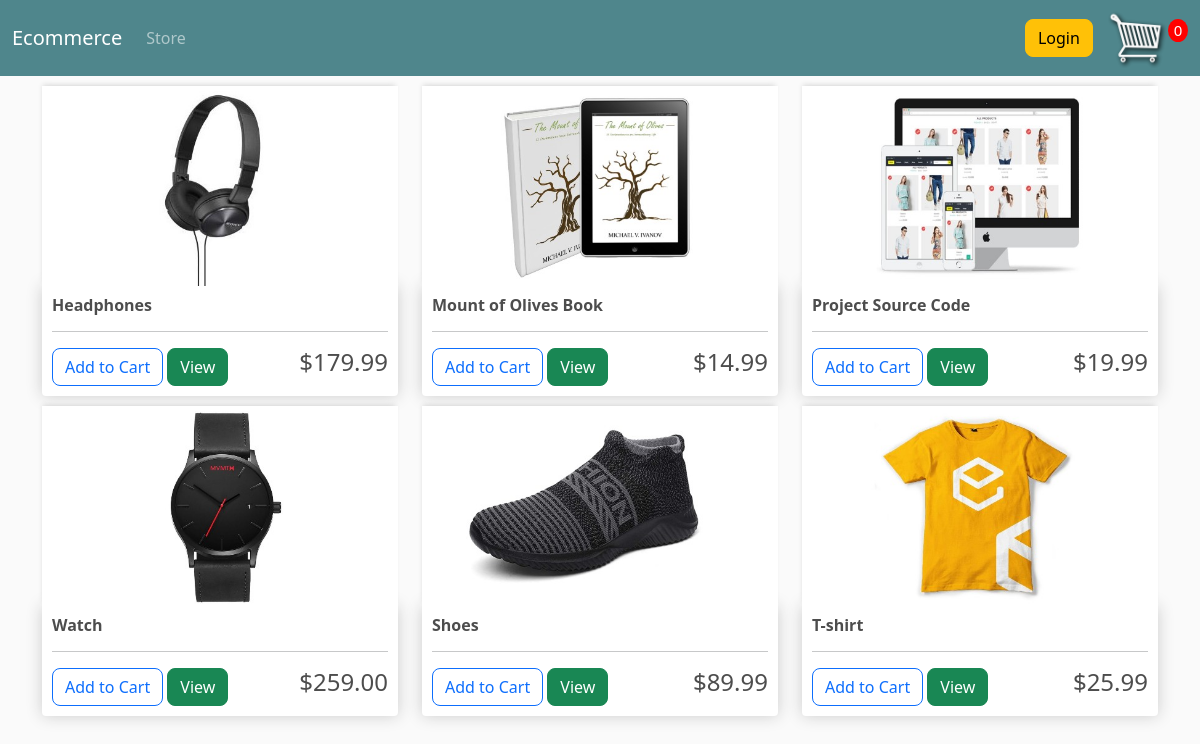
The page / on the database its author committed.
### store/models.py (models this page shows, shortened)
class Product(models.Model):
    name = models.CharField(max_length=200)
    price = models.FloatField()
    digital = models.BooleanField(default=False, null=True, blank=True)
    image = models.ImageField(null=True, blank=True)
    @property
    def imageURL(self):
        try:
            url = self.image.url
        except:
            url = ''
        return url

### store/views.py (the view)
# urls.py: path('', include('store.urls'))
def store(request):
    products = Product.objects.all()
    context = {'products': products}
    return render(request, 'store/store.html', context)

### store/templates/store/store.html
<!DOCTYPE html>
{% extends 'store/main.html' %} {% load static %} {% block content %}
<div class="row">
  {% for product in products %}
  <div class="col-lg-4">
    <img class="thumbnail" src="{{ product.imageURL }}" />
    <div class="box-element product">
      <h6><strong>{{product.name}}</strong></h6>
      <hr />
      <button type="button" class="btn btn-outline-primary add-btn">
        Add to Cart
      </button>
      <a class="btn btn-success" href="#">View</a>
      <h4 style="display: inline-block; float: right">
        ${{product.price | floatformat:2}}
      </h4>
    </div>
  </div>
  {% endfor %}
</div>
{% endblock content %}

### store/templates/store/main.html (shortened to what this page needs)
<!DOCTYPE html>
{% load static %}
<html lang="en">
  <head>
    <link
      href="https://cdn.jsdelivr.net/npm/bootstrap@5.0.1/dist/css/bootstrap.min.css"
      rel="stylesheet"
    />
    <link rel="stylesheet" type="text/css" href="{% static 'css/main.css' %}" />
  </head>
  <body>
    <nav class="navbar navbar-expand-lg navbar-dark bg-dark">
      <div class="container-fluid">
        <a class="navbar-brand" href="{% url 'store' %}">Ecommerce</a>
        <div class="collapse navbar-collapse" id="navbarTogglerDemo02">
          <ul class="navbar-nav me-auto mb-2 mb-lg-0">
            <li class="nav-item">
              <a class="nav-link" href="{% url 'store' %}">Store</a>
            </li>
          </ul>
          <div class="form-inline my-2 my-lg-0">
            <a href="#" class="btn btn-warning">Login</a>
            <a href="{% url 'cart' %}" class="{% url 'cart' %}">
              <img
                id="cart-icon"
                src="{% static 'images/cart.png' %} "
                alt="broken link to cart image"
              />
            </a>
          </div>
          <p id="cart-total">0</p>
        </div>
      </div>
    </nav>
    <div class="container">{% block content %} {% endblock content %}</div>
  </body>
</html>

### static/css/main.css (style rules this page uses)
body { background-color: hsl(0, 0%, 98%); }
h1, h2, h3, h4, h5, h6 { color: hsl(0, 0%, 30%); }
.box-element { box-shadow: hsl(0, 0%, 80%) 0 0 16px; background-color: #fff; border-radius: 4px; padding: 10px; }
.thumbnail { width: 100%; height: 200px; -webkit-box-shadow: -1px -3px 5px -2px rgba(214, 214, 214, 1); -moz-box-shadow: -1px -3px 5px -2px rgba(214, 214, 214, 1); box-shadow: -1px -3px 5px -2px rgba(214, 214, 214, 1); }
.product { border-radius: 0 0 4px 4px; }
.bg-dark { background-color: #4f868c !important; }
#cart-icon { width: 60px; display: inline-block; margin-left: 10px; }
#cart-total { display: block; text-align: center; color: #fff; background-color: red; width: 20px; height: 23px; border-radius: 70%; font-size: 15px; margin-left: 1px; }
.col-lg-4, .col-lg-6, .col-lg-8, .col-lg-12 { margin-top: 10px; }
.btn { border-radius: 8px; }

### rows shown on the page
Product: imageURL (picture), name "Headphones", price "179.99"
Product: imageURL (picture), name "Mount of Olives Book", price "14.99"
Product: imageURL (picture), name "Project Source Code", price "19.99"
Product: imageURL (picture), name "Watch", price "259.00"
Product: imageURL (picture), name "Shoes", price "89.99"
Product: imageURL (picture), name "T-shirt", price "25.99"
